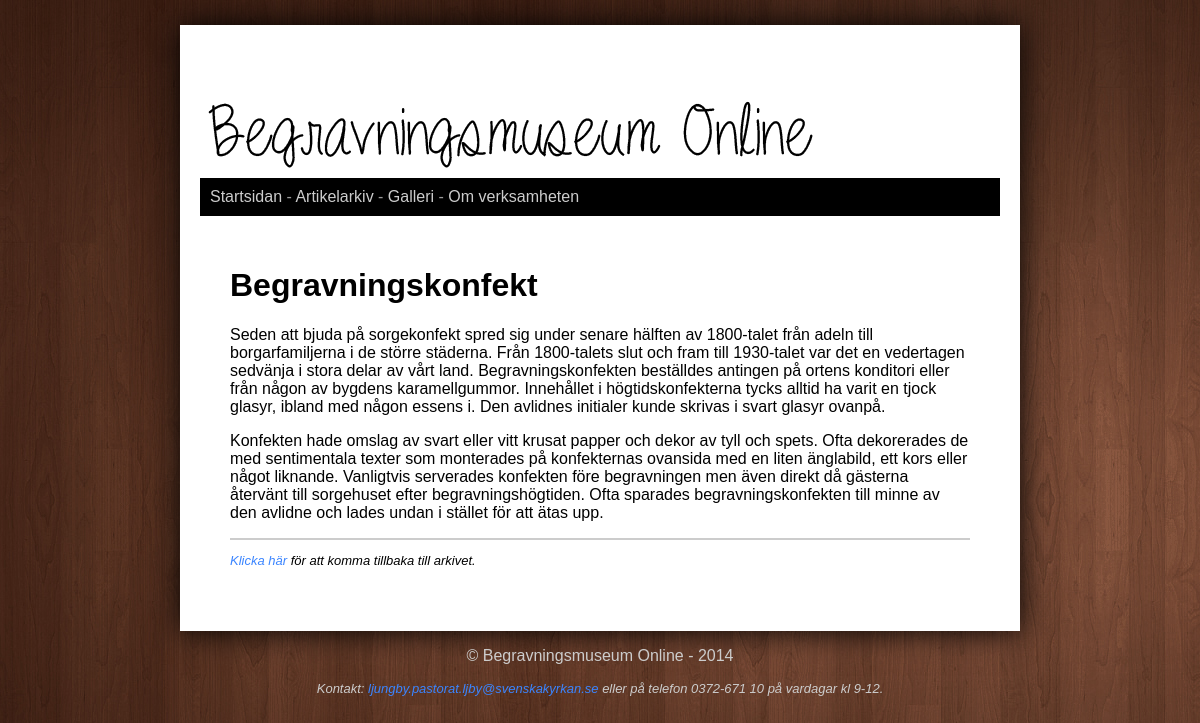
Screenshot of /read.php?id=1 with the database file from the repository.
### tables this page shows
CREATE TABLE "Article" ("id" INTEGER PRIMARY KEY  AUTOINCREMENT  NOT NULL  UNIQUE , "category" TEXT, "title" TEXT, "content" TEXT, "author" TEXT, "pubdate" DATETIME NOT NULL  DEFAULT CURRENT_DATE);

### read.php (the view, shortened to what this page needs)
<?php include("incl/config.php");
include("incl/header.php");
$dbPath = "incl/articles/data/bmo.sqlite";
$db = new PDO("sqlite:$dbPath");
$db->setAttribute(PDO::ATTR_ERRMODE, PDO::ERRMODE_WARNING);
$stmt = $db->prepare("SELECT * FROM 'article' WHERE id=?");
$stmt->execute(array($_GET['id']));
$res = $stmt->fetchAll(PDO::FETCH_ASSOC);
foreach($res as $ad):
 echo "<h1>{$ad['title']}</h1>";
 echo "{$ad['content']}";
endforeach;
?>
<hr>
<p class="back">
	<a href="articles.php">Klicka här</a> för att komma tillbaka till arkivet.
</p>
<?php include("incl/footer.php"); ?>

### style/stylesheet.css (style rules this page uses)
html { background-image: url('../img/bg.jpg'); background-attachment: fixed; font-family: trebuchet ms, verdana, arial; }
a:link { color: #3b85ff; text-decoration: none; }
hr { border: 1px solid #CCC; }
.back { font-size: small; font-style: italic; }

### rows the page displays
article: title "Begravningskonfekt", content "Seden att bjuda på sorgekonfekt spred sig under senare hälften av 1800-talet från adeln till borgarfamiljerna i de större städerna. Från 1800-talets slut och fram till 1930-talet var det en vedertagen sedvänja i stora delar av vårt land. Begravningskonfekten beställdes antingen på ortens konditori eller från någon av bygdens karamellgummor. Innehållet i högtidskonfekterna tycks alltid ha varit en tjock glasyr, ibland med någon essens i. Den avlidnes initialer kunde skrivas i svart glasyr ovanpå. Konfekten hade omslag av svart eller vitt krusat papper och dekor av tyll och spets. Ofta dekorerades de med sentimentala texter som monterades på konfekternas ovansida med en liten änglabild, ett…"
